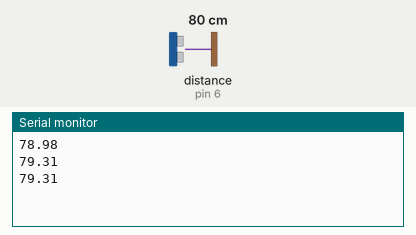
Recording of a sketch running on a simulated Arduino Uno, built with avr-gcc and run on an emulated ATmega328P. On the bench: the last lines printed to the serial monitor. Wiring (inferred from the names in the program): ultrasonic range finder: trigger pin 7; echo pin 6. The test bench sets the inputs (shaded band); at power-on: distance to the obstacle (sensor on pin 6) 80 cm. The echo pulse lasts 58.3 µs per cm.

Above: at 1.2 s.
1.3 s: distance to the obstacle (sensor on pin 6) set to 2 cm
At 1.65 s:
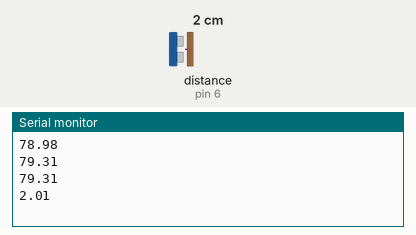
2.8 s: distance to the obstacle (sensor on pin 6) set to 4 cm
At 3.0 s:
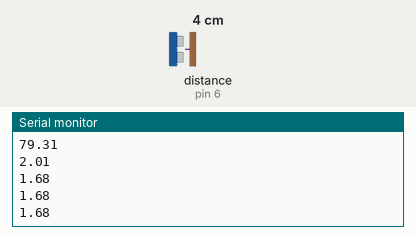
Timing chart, 0 to 5.8 s (numbered marks = the images above; inputs shaded):
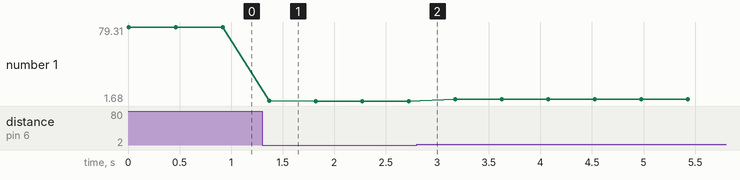

Measured:
- after the input at 1.3 s, the serial monitor: prints a new line after 0.07 s (image 1)
- plotted number 1: 79.31 → 1.68 after the input at 1.3 s, 1.68 → 3.66 after the input at 2.8 s

The sketch:

Testing_distance.ino
```cpp
int trig=7;
int echo=6;

void setup()
{
Serial.begin(9600);
}

void loop()
{
pingdistance();
delay(350);
}

float readL()
{
long duration, inches;
pinMode(trig, OUTPUT);
digitalWrite(trig, LOW);
delayMicroseconds(2);
digitalWrite(trig, HIGH);
delayMicroseconds(10);
digitalWrite(trig, LOW);
pinMode(echo, INPUT);
duration = pulseIn(echo, HIGH);
return (float)(duration*0.017);
}

void pingdistance()
{
  char buf[14];
  float val=readL();
  //sprintf(buf,"%f cm",val);
  Serial.println(val);
  delay(100);
}
```
